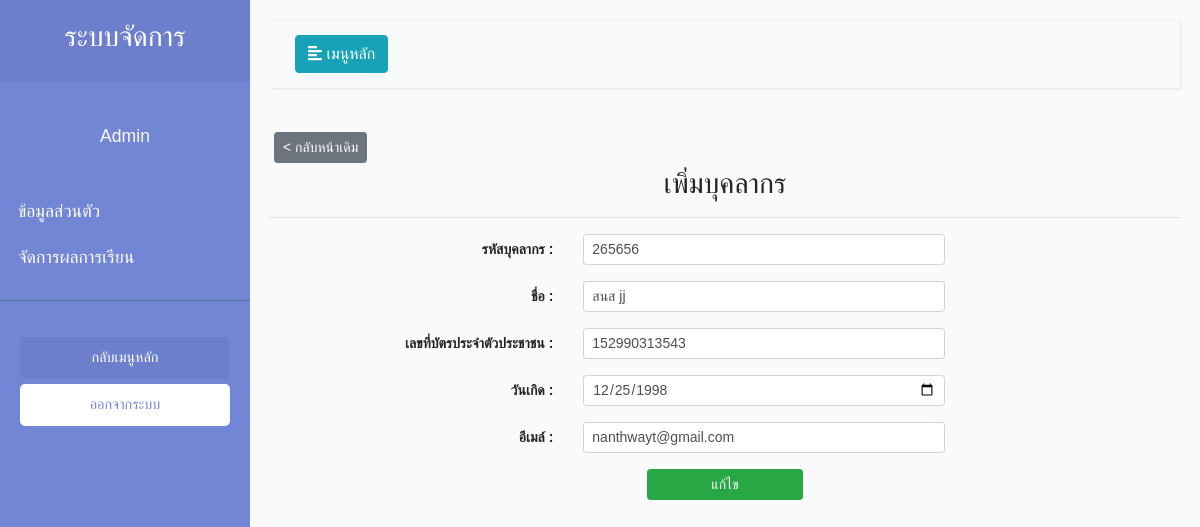
Before: /view/managerPersonnel/EditPersonal.php?tcID=11 with the older database file.
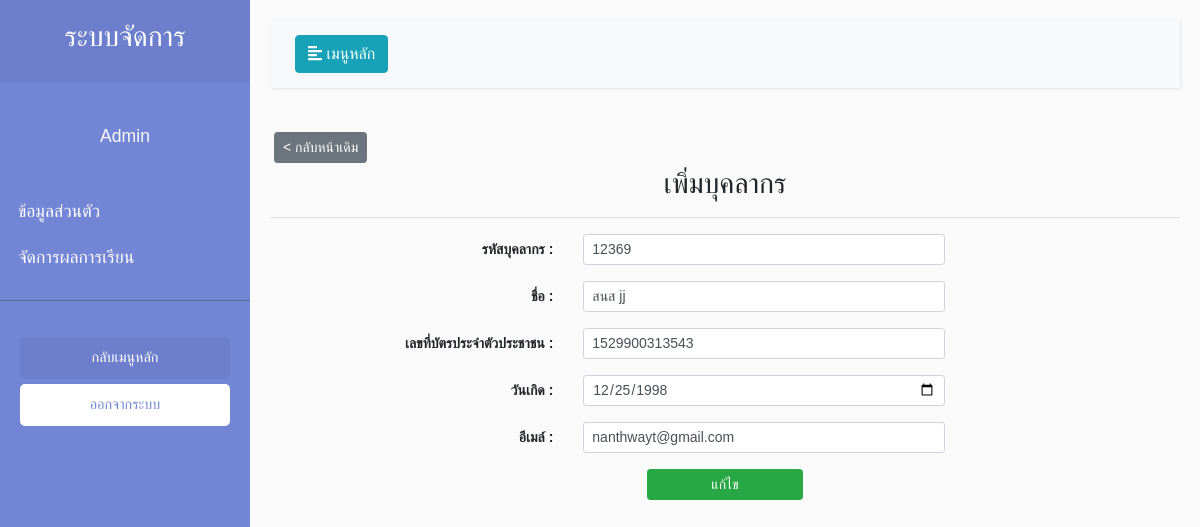
After: the same page with the newer database file.
### tables this page shows
CREATE TABLE `teacher_tb` (
  `tc_id` int(11) NOT NULL,
  `tc_code` varchar(255) NOT NULL,
  `tc_name` varchar(255) NOT NULL,
  `tc_idCard` varchar(255) NOT NULL,
  `tc_email` varchar(255) NOT NULL,
  `tc_date` date NOT NULL
);

### view/managerPersonnel/EditPersonal.php (the view, shortened to what the changed rows need)
<?php
include_once('../../model/connect.php');
$sql = "SELECT * FROM teacher_tb WHERE tc_id = '".$_SESSION['editID']."'";
$query = $conn->query($sql);
$result = $query->FETCH_ASSOC();
?>
<!DOCTYPE html>
<html>
<head>
    <link rel="stylesheet" href="https://stackpath.bootstrapcdn.com/bootstrap/4.1.0/css/bootstrap.min.css"
>
    <link rel="stylesheet" href="../../style/Style.css">
</head>
<body class="setfont">
    <div class="wrapper">
        <div id="content">
            <form id="myform" name='myform' method="POST" action="../../control/personnal/EditPersonal.php">
                <div class="form-group row">
                    <div class="col-sm-5">
                        <input type="text" name="txtcode" class="form-control form-control-sm" id="txtcode" value="<?php echo $result['tc_code'] ?>"
                        pattern="[0-9].{0,4}" title="Must be only 5 numbers " required autofocus></div>
                </div>
                <div class="form-group row">
                    <div class="col-sm-5">
                        <input type="text" name="txtname" class="form-control form-control-sm" id="txtname" value="<?php echo $result['tc_name'] ?>"
                        pattern="^[a-zA-Zก-ฮ\s].{0,50}" title="Must be only letters " required autofocus></div>
                    </div>
                <div class="form-group row">
                    <div class="col-sm-5">
                        <input type="text" name="txtcard" class="form-control form-control-sm" id="txtcard" value="<?php echo $result['tc_idCard'] ?>"
                        pattern="^[0-9].{12}" title="Must be only 13 numbers " required autofocus></div>
                </div>
                                <div class="form-group row">
                    <div class="col-sm-5">
                        <input type="date" name="txtbirth" class="form-control form-control-sm" id="txtbirth" value="<?php echo $result['tc_date'] ?>" required autofocus></div>
                </div>
                                <div class="form-group row">
                    <div class="col-sm-5">
                        <input type="text" name="txtemail" class="form-control form-control-sm" id="txtemail" value="<?php echo $result['tc_email'] ?>" required autofocus></div>
                </div>
        </div>
</body>
</html>

Changed rows visible on the page:
changed teacher_tb "สนส jj": txtcode "265656" → "12369"; txtcard "152990313543" → "1529900313543"
